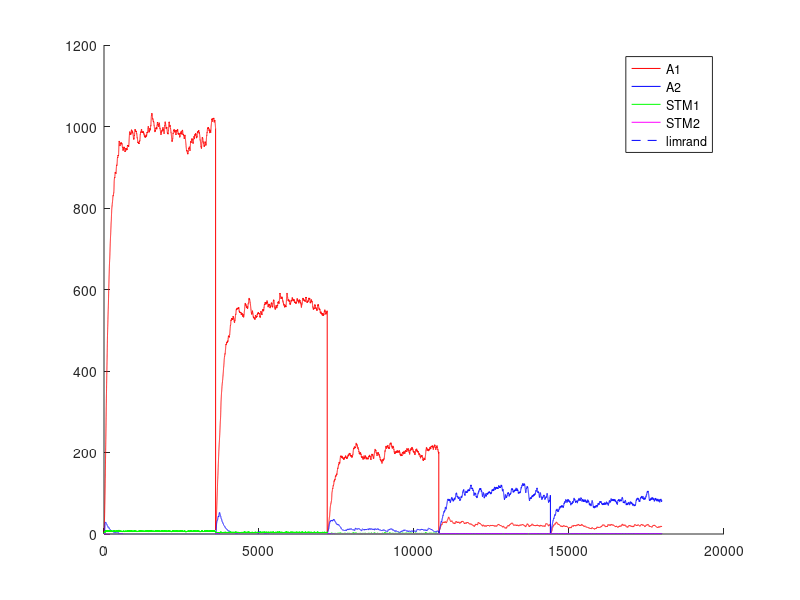

MATLAB code for this plot: (Note: this script raises an error after producing the figure.)
%% Experimento con Variable-Interval - VI - intervalo Variable
%% Existen multiples intancias de palanquelo (cada vez que realiza respuesta decide si realiza otra o no)
%% Durante el intervalo se pesa la cantidad de palanqueos y no palanqueos respecto a la cantidad de instacias
%% de respuesta. EL refuerzo impacta de forma proporcional a la tasa de respuestas.
%% Un trial dura 3600 segundos.
%% Una sesion 1 o 3 trial (seg´un la dinamica del animal)
%% 5 sesiones por Experimento. Cada sesion es un intervalo diferente.
%% 1 experimento
%% Tiempo para realizar un respuesta 1 segundo
%% 
%% La probabilidad de eleccion se ajusta al nivel de maxima frecuencia de palanqueo
%% 

close all
clc
clear

%% Matriz de pago 0 1 

%%% Se ajusto la apreciacion de las cantidades de refuerzo 
function rf = feel(pellets)
  rf=0;
  if (nargin~=0)
    rf=(12.8*(1-exp(-.25.* pellets.^(2))))+(12.8*(1-exp(-.5.* pellets)));
  else
    error ("Faltan parametros");
  endif
endfunction
%% 
%% 

%% INICIALIZATION
%%%%%% CONSTANTES DE SESIONES
Ntrial  =  1 ;   %% un trial de 3600 segundos
tTrial  =  3600; %% en segundos
tResp   =  1;    %% en segundos
tMuestreo = 0.25;%% en segundos
Nses    =  5 ;
Vi=[5,10,30,40,60]; %% valores medios de intervalos variables
Ntest   =  1;
limrand =  0.138;
saving  =  0.01 ;
%%%%%% CONSTANTES DE DECAIMIENTO
alpha = 1*tMuestreo;
beta  = 0.125*tMuestreo ;
gamma = 0.0067*tMuestreo;%0.025 ; 
delta = 1*tMuestreo;
%%%%%% INICIALIZACION
palanca = zeros(2,1);
Rf_1=0;
Rf_2=0;
A1=zeros(1,Ntest);
A2=zeros(1,Ntest);
stm_1=zeros(2,Ntest);
stm_2=zeros(2,Ntest);
d=1;

sesion = zeros(Nses,1);
trialXsesion = zeros(Nses,Ntrial);
terminal_sesion=zeros(Nses,1);
nb_resp = zeros(Nses,Ntest);
contadorP1=0;
contadorP2=0;
contadorI=0;

%% CALCULO DE AROUSAL MAXIMO
%% Iteraciones de respuesta refuerzo para encotnrar el STM medio
Nconfig=5; %% Tasa de respuesta de configuracion
%plot([1:0.01:20],(12.8*(1-exp(-.25.* [1:0.01:20].^(2))))+(12.8*(1-exp(-.5.* [1:0.01:20]))),'.k')
R1 = floor(feel(1)); %tiempo de refuezo para R
l1 = Nconfig/tMuestreo; % duracion entre trials
suma = 0; %suma es un valor necesaria para calcular max1 y min1
suma = alpha*R1 %% Refuerzo cada N respuestas
iter=100; %% numero de iteraciones para que converja el stm
max1 = 0; %maximum de stm1
min1 = 0; %minimum de stm1
for i = 1:iter 
  suma = (1-beta)^(Nconfig/tMuestreo)*suma;%% Instantes que decae el stm
  min1=suma;
  suma += alpha*R1; %Refuerzo
  max1=suma;
end
comp=.88;
S1 = (((max1-min1)*(comp*l1))/2)+min1*comp*l1; %calcul de la superficie del triangulo mas la de el rectangulo
stm_1_medio = S1/(l1);
A1max = (delta/gamma)*stm_1_medio;

%% INICIO DE LAS ITERATIONS
for l = 1:Ntest  %% TESTES
  Num=0;
  for k = 1:Nses  %% SESIONES (cambia el N)
    i=0;
    %duracion = [1,tTrial*ones(1,Ntrial)];
    
    contador = 1;
    %palanca(1)=randi(2);
    
    %% Agregar intervalo de refuerzos  %%
    intervalo=Vi(k);
    if k>1
      A1(Num+1,l)=saving*A1(Num,l);
      A2(Num+1,l)=saving*A2(Num,l);
      stm_1(Num+1,l)=0*stm_1(Num,l);
      stm_2(Num+1,l)=0*stm_2(Num,l); 
      %%% ELECCION DE LA PRIMERA PALANCA 
%      if A1(Num,1)>A2(Num,1)
%        palanca(2)=1;
%      else
%        palanca(2)=2;
%      end
    end       
    P1(1,k)=0.5;
    P1(1,k)=0.5;
    for j=2:(Ntrial*tTrial/tMuestreo) %% Todos los trials juntos
      
      if contador == tResp/tMuestreo%duracion(i)
        contador = 0;
        %i = i+1 ;
        J = j ;
        P1(j,k)=0.5*(1-exp(-(5*A1((j-1)+Num,l))/A1max))+0.5; %probabilidad en exponential
        P2(j,k)=0.5*(1-exp(-(5*A2((j-1)+Num,l))/A1max))+0.5; %probabilidad en exponential
        %P=.99;
        %P2(i,k)=0.5*(1-exp(-(5*A2((j-1)+Num,l))/A2max))+0.5;
        
        a = rand ;
        %%% ELECCION DE LA PALANCA %%% Basicamente elige palanquear o no palanquear
        if (A1((j-1)+Num,l)<=limrand)&&(A2((j-1)+Num,l)<=limrand)
          palanca(j)=randi(2);
        elseif (A1((j-1)+Num,l)>=limrand)&&(A2((j-1)+Num,l)<=limrand)
          if a>=P1(j,k)
            palanca(j)=2;
          else
            palanca(j)=1;
          end
        elseif (A1((j-1)+Num,l)<=limrand)&&(A2((j-1)+Num,l)>=limrand)
          if a>=P2(i,k)
            palanca(j)=1;
          else
            palanca(j)=2;
          end
        elseif (A1((j-1)+Num,l)>A2((j-1)+Num,l))
          if a>=P1(j,k)
            palanca(j)=2;
          else
            palanca(j)=1;
          end
        else
          if a>=P2(j,k)
            palanca(j)=1;
          else
            palanca(j)=2;
          end
        end
        %% Contadores para intervalo de refuerzo
        if palanca(j)==1
          contadorP1++;
        else
          contadorP2++;
        endif
        %%% REFUERZO %%%
        if (contadorI >= intervalo)
          if (contadorP1>=1)
            %if (palanca(i)==1) %% palanquea
            aux=contadorP1+contadorP2;
            Rfz=floor(feel(1));
            Rf_1=Rfz*contadorP1/aux;
            Rf_2=Rfz*contadorP2/aux;
            %elseif (palanca(i-1)==2) %% No palanquea
            %  Rf_1=0;
            %  Rf_2=0;%floor(10*(1-exp(-0.8* 2 )));
            %end
            %stm_1(j+Num,l)=(1-beta)*stm_1((j-1)+Num,l)+alpha*Rf_1;
            %stm_2(j+Num,l)=(1-beta)*stm_2((j-1)+Num,l)+alpha*Rf_2;
            contadorP1=0;
            contadorP2=0;
            contadorI =0;
            dispe=.5; %% dispercion del 50% del valor de la intervalo
            intervalo=Vi(k)*(1 + dispe*(1-2*rand));
            Vi(k);
          else
            contadorP1=0;
            contadorP2=0;
            contadorI =0;
            dispe=.5; %% dispercion del 50% del valor de la intervalo
            intervalo=Vi(k)*(1 + dispe*(1-2*rand));
            Vi(k);
          endif
        end
      else
        contador++;
        contadorI++;
        Rf_1=0;
        Rf_2=0;
      end
      stm_1(j+Num,l)=(1-beta)*stm_1((j-1)+Num,l)+alpha*Rf_1;
      stm_2(j+Num,l)=(1-beta)*stm_2((j-1)+Num,l)+alpha*Rf_2;
      A1(j+Num,l)=(1-gamma)*A1((j-1)+Num,l)+delta*stm_1(j+Num,l);
      A2(j+Num,l)=(1-gamma)*A2((j-1)+Num,l)+delta*stm_2(j+Num,l);
      
%      if floor(j/tTrial)==(j/tTrial)
%        trialXsesion()
%      end
    end
    
    
    %%% CONTADOR DE A QUE J SE CAMBIA LA SESION
    %sesion(k-1,l)=j;
    sesion(k,l)=j+Num;
    %%% DEFINICION DE NUM
%    compteur = 0 ;
%    for i=1:length(A1(:,l))
%      if A1(i,l)~=0
%        compteur = compteur +1;
%      end
%    end
%    Num=compteur;
    Num = j+Num;
    Sizemat = length(A1);
    
    for j = 1:length(palanca)
      if palanca(j)==1
        %nb_coop(k-1,l)= nb_coop(k-1,l)+1;
        nb_resp(k,l)= nb_resp(k,l)+1;
      end
    end
  end
end


%%% PRUEBAS 
%%% ENCONTRA LA LONGITUD REAL DEL EXPERIMENTACION
nonnul = zeros(Ntest,1);
for k=1:Ntest
  for i=1:length(A1)
    if A1(i,k) ~= 0
      nonnul(k)=nonnul(k)+1;
    end
  end
end

%%% PRUEBA I _ PESO DE LA EXPERIMENTACION EN LA MEMORIA
porcent = 0;
for i = 1:Ntest
  if sum(A1(:,i)) > 10 * sum(A2(:,i))
    porcent = porcent +1;
  end
end

%%% PRUEBA II _ SI LA EXCITATION ALCANZA A SU MAXIMUM
maxima = zeros(Ntest,1);
for k = 1:Ntest
  if floor(max(A1(:,k))) == floor(max(max(A1))) 
    maxima(k) = maxima(k) +1;
  end
end

%%% PRUEBA III _ EN QUE SESION LA PALANCA GANA DE VERDAD
%ird = zeros(Ntest,1);
%for k = 1:Ntest
%  i=1;
%  while 1
%    if A1(nonnul(k)-i,k) < limrand
%      ird(k) = nonnul(k)-i+1;
%      break;
%    else
%      i=i+1;
%    end
%  end
%end
%
%%%% PRUEBA IV _ CONVIERTE J EN NUMERO DE SESION
%for k = 1:Ntest
%  i=1;
%  while 1
%    if ird(k) <= sum(sesion(1:i)+50)
%      ird(k)=i;
%      break;
%    else
%      i=i+1;
%    end
%  end
%end

%%% PRUEBA V _ PORCENTAJE DE COOPERACION POR SESION / EXPERIMENTO


%porcentaje_coop_sesion=zeros(Nses,Ntest);
%porcentaje_coop_experimento=zeros(Ntest,1);
%for k = 1:Ntest
%  porcentaje_coop_experimento(k)=sum(nb_coop(:,k))/(Ntrial*Nses)*100;
%end

%for i=1:Ntest
%  terminal_sesion(1,i)=sesion(1,i);
%  for j=2:Nses
%    terminal_sesion(j,i)=sesion(j,i)+terminal_sesion(j-1,i);
%  end
%end

%%% DEMOSTRACION 


%promedio_sesion=sum(ird)/Ntest
%porcent_10xsuperior_al_otra=porcent/Ntest * 100;
%cuanto_alcanzan_al_maxima=sum(maxima)/Ntest * 100;
%porcentaje_coop_experimento;
%porcentaje_coop_sesion=floor(nb_coop/Ntrial*100);


for i=1:Ntest
  figure
  hold on
  plot((1:Sizemat)*tMuestreo,A1(:,i),'r',(1:Sizemat)*tMuestreo,A2(:,i),'b',(1:Sizemat)*tMuestreo,stm_1(:,i),'g',(1:Sizemat)*tMuestreo,stm_2(:,i),'m',(1:Sizemat)*tMuestreo,limrand*ones(1,length([1:Sizemat])),'--b')
  legend("A1","A2","STM1","STM2","limrand");
  for j=1:Nses
    %plot(sesion(j,i)*ones(1,max(max(A1(:,i)))),(1:max(max(A1(:,i)))),'--k');
    h=plot((sesion(j,i).*tMuestreo)*ones(1,max(max(A1(:,i)))),(1:max(max(A1(:,i)))),'--k');
    set(h, "linewidth", 2);
    if j==1
      h=plot(1:sesion(j,i),P1(:,j)'*A1max,'.-m');
    else
      h=plot(sesion(j-1,i)+1:sesion(j,i),P1(:,j)'*A1max,'.-m');
    endif
  endfor
  plot((0:sesion(Nses,i))/4,A1max*ones(1,length(0:sesion(Nses,i))))
  hold off;
endfor

%% Maximos exitos por intervalo= 10-360 - 30-120 - 40-65 - 60-60 

color = 'rgbmkmrgbk';
figure
hold on
for i=1:Ntest
  plot(1:Nses,porcentaje_coop_sesion(:,i),'Color',color(i));
  title('Porcentaje de Cooperacion');
  xlabel('Numero de sesion');
  ylabel('Porcentaje');
end
hold off


color = 'rgbmkmrgbk';
figure
hold on
for i=1:Ntest
  plot(1:Nses,porcentaje_coop_sesion(:,i),'Color',color(i));
  title('Porcentaje de Cooperacion');
  xlabel('Numero de sesion');
  ylabel('Porcentaje');
end
hold off

%%% probl�me de temps, pas le temps de d�croitre du coup red�marre plus
%%% haut CQFD
%%%% CASTIGO DE TIEMPO 
%%%% CUANTO VECES ELIGE COOPERATION
%%% Pour chaque session r�cup�rer le nombre de coop�ration et tracer la
%%% courbe correspondante 
